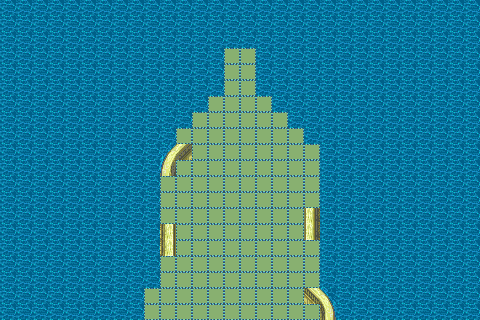

Tiled map render using the project's own tile images. Description and the map definition, with tile-layer contents summarised, below:
An orthogonal 30x20 tile map with 16x16 px tiles, 9 tile layers (Tile Layer 1, Map Change 0, Map Change 1, Map Change 2, ...).

<map version="1.0" orientation="orthogonal" width="30" height="20" tilewidth="16" tileheight="16">
 <tileset firstgid="1" name="0E007210" tilewidth="16" tileheight="16">
  <image source="0E007210.png" trans="ffffff" />
 </tileset>
 <layer name="Tile Layer 1" width="30" height="20">
  <properties>
   <property name="Main" value="" />
  </properties>
  <data>[600 cells, 600 non-empty, 77 distinct tile ids]</data>
 </layer>
 <layer name="Map Change 0" width="30" height="20">
  <properties>
   <property name="ID" value="0" />
   <property name="Height" value="1" />
   <property name="Width" value="1" />
   <property name="X" value="0" />
   <property name="Y" value="14" />
  </properties>
  <data>[600 cells, 1 non-empty, 1 distinct tile ids]</data>
 </layer>
 <layer name="Map Change 1" width="30" height="20">
  <properties>
   <property name="ID" value="1" />
   <property name="Height" value="1" />
   <property name="Width" value="1" />
   <property name="X" value="3" />
   <property name="Y" value="19" />
  </properties>
  <data>[600 cells, 1 non-empty, 1 distinct tile ids]</data>
 </layer>
 <layer name="Map Change 2" width="30" height="20">
  <properties>
   <property name="ID" value="2" />
   <property name="Height" value="1" />
   <property name="Width" value="1" />
   <property name="X" value="26" />
   <property name="Y" value="7" />
  </properties>
  <data>[600 cells, 1 non-empty, 1 distinct tile ids]</data>
 </layer>
 <layer name="Map Change 3" width="30" height="20">
  <properties>
   <property name="ID" value="3" />
   <property name="Height" value="1" />
   <property name="Width" value="1" />
   <property name="X" value="28" />
   <property name="Y" value="6" />
  </properties>
  <data>[600 cells, 1 non-empty, 1 distinct tile ids]</data>
 </layer>
 <layer name="Map Change 4" width="30" height="20">
  <properties>
   <property name="ID" value="4" />
   <property name="Height" value="1" />
   <property name="Width" value="1" />
   <property name="X" value="29" />
   <property name="Y" value="13" />
  </properties>
  <data>[600 cells, 1 non-empty, 1 distinct tile ids]</data>
 </layer>
 <layer name="Map Change 5" width="30" height="20">
  <properties>
   <property name="ID" value="5" />
   <property name="Height" value="1" />
   <property name="Width" value="4" />
   <property name="X" value="6" />
   <property name="Y" value="19" />
  </properties>
  <data>[600 cells, 4 non-empty, 3 distinct tile ids]</data>
 </layer>
 <layer name="Map Change 6" width="30" height="20">
  <properties>
   <property name="ID" value="6" />
   <property name="Height" value="1" />
   <property name="Width" value="5" />
   <property name="X" value="19" />
   <property name="Y" value="10" />
  </properties>
  <data>[600 cells, 5 non-empty, 2 distinct tile ids]</data>
 </layer>
 <layer name="Map Change 7" width="30" height="20">
  <properties>
   <property name="ID" value="7" />
   <property name="Height" value="20" />
   <property name="Width" value="30" />
   <property name="X" value="0" />
   <property name="Y" value="0" />
  </properties>
  <data>[600 cells, 600 non-empty, 10 distinct tile ids]</data>
 </layer>
</map>
